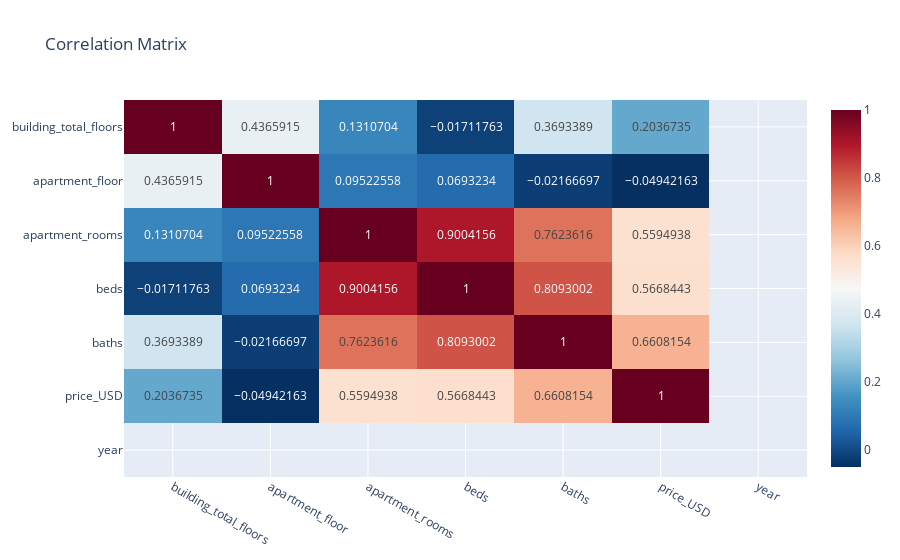

The cell this chart's notebook holds for it:
### Code cell
fig=px.imshow(corr_matrix,text_auto=True,aspect=True, title='Correlation Matrix'
,color_continuous_scale='RdBu_r')
plt.figure(figsize=(10, 10))
fig.show()

### Figure 1 — Plotly figure (JSON) as saved in the notebook; plotly's stock layout.template omitted (floating-point values rounded to 4 significant figures)
{"data": [{"coloraxis": "coloraxis", "hovertemplate": "x: %{x}<br>y: %{y}<br>color: %{z}<extra></extra>", "name": "0", "texttemplate": "%{z}", "type": "heatmap", "x": ["building_total_floors", "apartment_floor", "apartment_rooms", "beds", "baths", "price_USD", "year"], "xaxis": "x", "y": ["building_total_floors", "apartment_floor", "apartment_rooms", "beds", "baths", "price_USD", "year"], "yaxis": "y", "z": [[1.0, 0.4366, 0.1311, -0.01712, 0.3693, 0.2037, NaN], [0.4366, 1.0, 0.09523, 0.06932, -0.02167, -0.04942, NaN], [0.1311, 0.09523, 1.0, 0.9004, 0.7624, 0.5595, NaN], [-0.01712, 0.06932, 0.9004, 1.0, 0.8093, 0.5668, NaN], [0.3693, -0.02167, 0.7624, 0.8093, 1.0, 0.6608, NaN], [0.2037, -0.04942, 0.5595, 0.5668, 0.6608, 1.0, NaN], [NaN, NaN, NaN, NaN, NaN, NaN, NaN]]}], "layout": {"coloraxis": {"colorscale": [[0, "rgb(5,48,97)"], [0.1, "rgb(33,102,172)"], [0.2, "rgb(67,147,195)"], [0.3, "rgb(146,197,222)"], [0.4, "rgb(209,229,240)"], [0.5, "rgb(247,247,247)"], [0.6, "rgb(253,219,199)"], [0.7, "rgb(244,165,130)"], [0.8, "rgb(214,96,77)"], [0.9, "rgb(178,24,43)"], [1, "rgb(103,0,31)"]]}, "title": {"text": "Correlation Matrix"}, "xaxis": {"anchor": "y", "domain": [0, 1]}, "yaxis": {"anchor": "x", "autorange": "reversed", "domain": [0, 1]}}}
